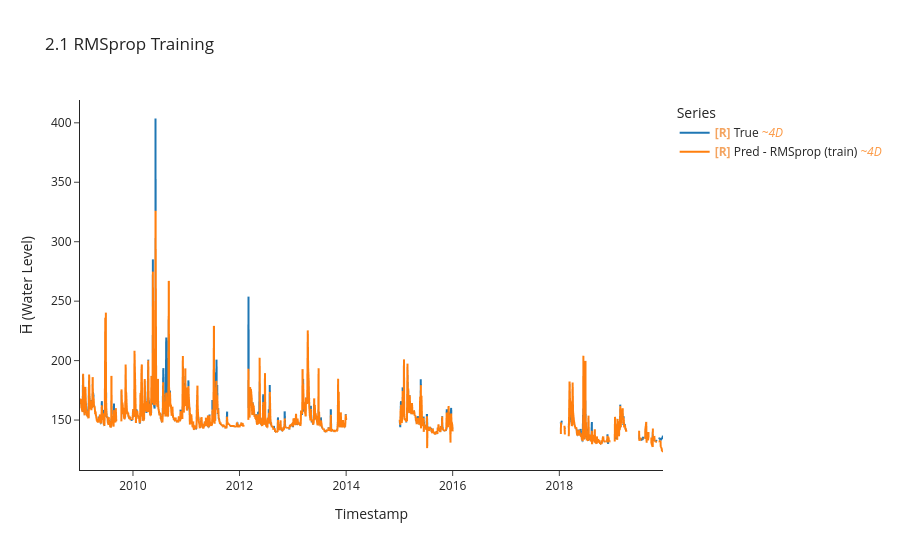

This figure's notebook cell:
### Markdown cell above
## 2.1 : RMSprop

### Code cell
import torch.optim as optim
torch.manual_seed(42)

model_rms, _, crit_rms = build_mlp(LOOKBACK * N_FEATURES, HORIZON)
opt_rms = optim.RMSprop(model_rms.parameters(), lr=1e-3, alpha=0.99)

y_tr_rms, y_pr_rms, idx_rms, losses_rms = uf.train_model_online(
    model_rms, opt_rms, crit_rms,
    BEST_TRAIN_DS, train_df,
    LOOKBACK, HORIZON, BATCH_SIZE,
    max_grad_norm=1.0,
)

uf.calculate_metrics_and_plot(
    {"RMSprop (train)": (y_tr_rms, y_pr_rms, idx_rms)},
    plot_title="2.1 RMSprop Training",
    export_metrics=True, export_html=True,
    export_file_name="results/training/online/p2_rmsprop",
)

### Figure 1 — Plotly figure (JSON) as saved in the notebook; plotly's stock layout.template omitted (floating-point values rounded to 4 significant figures; data arrays with more than 128 entries replaced by an {"elided": "..."} marker saying what was removed)
{"data": [{"hovertemplate": "Legend=True<br>Timestamp=%{x}<br>H̅ (Water Level)=%{y}<extra></extra>", "legendgroup": "True", "line": {"color": "#1f77b4", "dash": "solid", "width": 2}, "marker": {"symbol": "circle"}, "mode": "lines", "name": "<b style=\"color:sandybrown\">[R]</b> True <i style=\"color:#fc9944\">~4D</i>", "showlegend": true, "type": "scattergl", "uid": "8bee2856-4a31-41c6-a318-65c01ebb9566", "x": {"elided": "1011 str values"}, "xaxis": "x", "y": {"elided": "1011 float values"}, "yaxis": "y"}, {"hovertemplate": "Legend=Pred - RMSprop (train)<br>Timestamp=%{x}<br>H̅ (Water Level)=%{y}<extra></extra>", "legendgroup": "Pred - RMSprop (train)", "line": {"color": "#ff7f0e", "dash": "solid", "width": 2}, "marker": {"symbol": "circle"}, "mode": "lines", "name": "<b style=\"color:sandybrown\">[R]</b> Pred - RMSprop (train) <i style=\"color:#fc9944\">~4D</i>", "showlegend": true, "type": "scattergl", "uid": "d1ded080-0991-47ae-aaaa-de9f2f3a519c", "x": {"elided": "1014 str values"}, "xaxis": "x", "y": {"elided": "1014 float values"}, "yaxis": "y"}], "layout": {"height": 550, "legend": {"title": {"text": "Series"}, "tracegroupgap": 0}, "title": {"text": "2.1 RMSprop Training"}, "xaxis": {"anchor": "y", "domain": [0, 1], "title": {"text": "Timestamp"}}, "yaxis": {"anchor": "x", "domain": [0, 1], "title": {"text": "H̅ (Water Level)"}}}}
